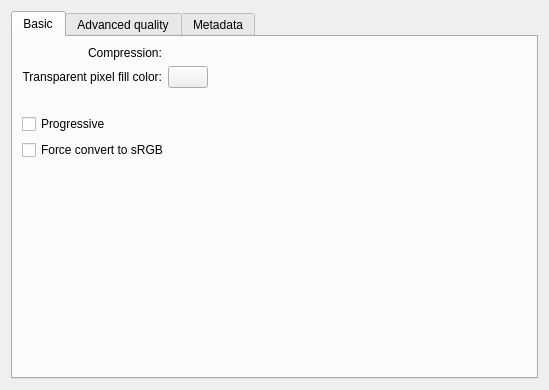
<?xml version="1.0" encoding="UTF-8"?>
<ui version="4.0">
 <class>WdgOptionsJPEG</class>
 <widget class="QWidget" name="WdgOptionsJPEG">
  <property name="geometry">
   <rect>
    <x>0</x>
    <y>0</y>
    <width>537</width>
    <height>390</height>
   </rect>
  </property>
  <layout class="QGridLayout" name="gridLayout_2">
   <item row="0" column="0">
    <widget class="QTabWidget" name="tabWidget">
     <property name="currentIndex">
      <number>0</number>
     </property>
     <widget class="QWidget" name="tab">
      <attribute name="title">
       <string>Basic</string>
      </attribute>
      <layout class="QGridLayout" name="gridLayout">
       <item row="1" column="0">
        <widget class="QCheckBox" name="progressive">
         <property name="text">
          <string comment="A progressive jpeg file can be displayed while loading.">Progressive</string>
         </property>
        </widget>
       </item>
       <item row="2" column="0">
        <widget class="QCheckBox" name="chkForceSRGB">
         <property name="text">
          <string>Force convert to sRGB</string>
         </property>
        </widget>
       </item>
       <item row="0" column="0">
        <layout class="QGridLayout" name="gridLayout_4">
         <property name="bottomMargin">
          <number>20</number>
         </property>
         <item row="0" column="1">
          <widget class="KisDoubleSliderSpinBox" name="qualityLevel" native="true">
           <property name="sizePolicy">
            <sizepolicy hsizetype="MinimumExpanding" vsizetype="Preferred">
             <horstretch>0</horstretch>
             <verstretch>0</verstretch>
            </sizepolicy>
           </property>
           <property name="minimumSize">
            <size>
             <width>0</width>
             <height>0</height>
            </size>
           </property>
           <property name="toolTip">
            <string>&lt;html&gt;&lt;head/&gt;&lt;body&gt;&lt;p&gt;These settings determine how much information is lost during compression. Low: small files, bad quality. High: big files, good quality.&lt;/p&gt;&lt;/body&gt;&lt;/html&gt;</string>
           </property>
          </widget>
         </item>
         <item row="0" column="0" alignment="Qt::AlignRight">
          <widget class="QLabel" name="label">
           <property name="sizePolicy">
            <sizepolicy hsizetype="Fixed" vsizetype="Preferred">
             <horstretch>0</horstretch>
             <verstretch>0</verstretch>
            </sizepolicy>
           </property>
           <property name="text">
            <string>Compression:</string>
           </property>
          </widget>
         </item>
         <item row="1" column="0">
          <widget class="QLabel" name="label_4">
           <property name="sizePolicy">
            <sizepolicy hsizetype="Fixed" vsizetype="Preferred">
             <horstretch>0</horstretch>
             <verstretch>0</verstretch>
            </sizepolicy>
           </property>
           <property name="text">
            <string>Transparent pixel fill color:</string>
           </property>
           <property name="alignment">
            <set>Qt::AlignRight|Qt::AlignTrailing|Qt::AlignVCenter</set>
           </property>
          </widget>
         </item>
         <item row="1" column="1">
          <widget class="KColorButton" name="bnTransparencyFillColor">
           <property name="sizePolicy">
            <sizepolicy hsizetype="Fixed" vsizetype="Fixed">
             <horstretch>0</horstretch>
             <verstretch>0</verstretch>
            </sizepolicy>
           </property>
           <property name="minimumSize">
            <size>
             <width>25</width>
             <height>0</height>
            </size>
           </property>
           <property name="toolTip">
            <string>&lt;html&gt;&lt;head/&gt;&lt;body&gt;&lt;p&gt;Background color to replace transparent pixels with.&lt;/p&gt;&lt;/body&gt;&lt;/html&gt;</string>
           </property>
          </widget>
         </item>
        </layout>
       </item>
       <item row="3" column="0">
        <spacer name="verticalSpacer_2">
         <property name="orientation">
          <enum>Qt::Vertical</enum>
         </property>
         <property name="sizeHint" stdset="0">
          <size>
           <width>20</width>
           <height>40</height>
          </size>
         </property>
        </spacer>
       </item>
      </layout>
     </widget>
     <widget class="QWidget" name="tab_2">
      <attribute name="title">
       <string>Advanced quality</string>
      </attribute>
      <layout class="QVBoxLayout">
       <item>
        <layout class="QGridLayout" name="gridLayout_3">
         <property name="bottomMargin">
          <number>20</number>
         </property>
         <item row="0" column="1">
          <widget class="KisDoubleSliderSpinBox" name="smoothLevel" native="true">
           <property name="sizePolicy">
            <sizepolicy hsizetype="Preferred" vsizetype="Preferred">
             <horstretch>0</horstretch>
             <verstretch>0</verstretch>
            </sizepolicy>
           </property>
           <property name="minimumSize">
            <size>
             <width>60</width>
             <height>20</height>
            </size>
           </property>
          </widget>
         </item>
         <item row="0" column="0">
          <widget class="QLabel" name="label_3">
           <property name="sizePolicy">
            <sizepolicy hsizetype="Fixed" vsizetype="Preferred">
             <horstretch>0</horstretch>
             <verstretch>0</verstretch>
            </sizepolicy>
           </property>
           <property name="text">
            <string comment="the result will be artificially smoothed to hide jpeg artefacts">Smooth:</string>
           </property>
           <property name="alignment">
            <set>Qt::AlignRight|Qt::AlignTrailing|Qt::AlignVCenter</set>
           </property>
          </widget>
         </item>
         <item row="1" column="0">
          <widget class="QLabel" name="label_5">
           <property name="sizePolicy">
            <sizepolicy hsizetype="Fixed" vsizetype="Preferred">
             <horstretch>0</horstretch>
             <verstretch>0</verstretch>
            </sizepolicy>
           </property>
           <property name="text">
            <string>Subsampling:</string>
           </property>
           <property name="alignment">
            <set>Qt::AlignRight|Qt::AlignTrailing|Qt::AlignVCenter</set>
           </property>
          </widget>
         </item>
         <item row="1" column="1">
          <widget class="QComboBox" name="subsampling">
           <item>
            <property name="text">
             <string>2x2, 1x1, 1x1 (smallest file)</string>
            </property>
           </item>
           <item>
            <property name="text">
             <string>2x1, 1x1, 1x1</string>
            </property>
           </item>
           <item>
            <property name="text">
             <string>1x2, 1x1, 1x1</string>
            </property>
           </item>
           <item>
            <property name="text">
             <string>1x1, 1x1, 1x1 (best quality)</string>
            </property>
           </item>
          </widget>
         </item>
        </layout>
       </item>
       <item>
        <widget class="QCheckBox" name="baseLineJPEG">
         <property name="text">
          <string>Force baseline JPEG</string>
         </property>
         <property name="checked">
          <bool>true</bool>
         </property>
        </widget>
       </item>
       <item>
        <widget class="QCheckBox" name="optimize">
         <property name="text">
          <string>Optimize</string>
         </property>
         <property name="checked">
          <bool>true</bool>
         </property>
        </widget>
       </item>
       <item>
        <spacer name="verticalSpacer">
         <property name="orientation">
          <enum>Qt::Vertical</enum>
         </property>
         <property name="sizeHint" stdset="0">
          <size>
           <width>20</width>
           <height>40</height>
          </size>
         </property>
        </spacer>
       </item>
      </layout>
     </widget>
     <widget class="QWidget" name="tab_3">
      <attribute name="title">
       <string>Metadata</string>
      </attribute>
      <layout class="QGridLayout">
       <item row="0" column="0">
        <widget class="QGroupBox" name="groupBox">
         <property name="title">
          <string>Formats:</string>
         </property>
         <layout class="QVBoxLayout">
          <item>
           <widget class="QCheckBox" name="exif">
            <property name="text">
             <string>Exif</string>
            </property>
            <property name="checked">
             <bool>true</bool>
            </property>
           </widget>
          </item>
          <item>
           <widget class="QCheckBox" name="iptc">
            <property name="text">
             <string>IPTC</string>
            </property>
            <property name="checked">
             <bool>true</bool>
            </property>
           </widget>
          </item>
          <item>
           <widget class="QCheckBox" name="xmp">
            <property name="text">
             <string>XMP</string>
            </property>
            <property name="checked">
             <bool>true</bool>
            </property>
           </widget>
          </item>
          <item>
           <spacer>
            <property name="orientation">
             <enum>Qt::Vertical</enum>
            </property>
            <property name="sizeHint" stdset="0">
             <size>
              <width>20</width>
              <height>40</height>
             </size>
            </property>
           </spacer>
          </item>
         </layout>
        </widget>
       </item>
       <item row="0" column="1">
        <widget class="QGroupBox" name="groupBox_2">
         <property name="title">
          <string>Filters:</string>
         </property>
         <layout class="QGridLayout">
          <item row="0" column="0">
           <widget class="QListView" name="metaDataFilters"/>
          </item>
         </layout>
        </widget>
       </item>
       <item row="1" column="0" colspan="2">
        <spacer>
         <property name="orientation">
          <enum>Qt::Vertical</enum>
         </property>
         <property name="sizeHint" stdset="0">
          <size>
           <width>505</width>
           <height>16</height>
          </size>
         </property>
        </spacer>
       </item>
      </layout>
     </widget>
    </widget>
   </item>
  </layout>
 </widget>
 <customwidgets>
  <customwidget>
   <class>KisDoubleSliderSpinBox</class>
   <extends>QWidget</extends>
   <header>kis_slider_spin_box.h</header>
   <container>1</container>
  </customwidget>
  <customwidget>
   <class>KColorButton</class>
   <extends>QPushButton</extends>
   <header>kcolorbutton.h</header>
  </customwidget>
 </customwidgets>
 <tabstops>
  <tabstop>tabWidget</tabstop>
  <tabstop>progressive</tabstop>
  <tabstop>baseLineJPEG</tabstop>
  <tabstop>metaDataFilters</tabstop>
  <tabstop>exif</tabstop>
  <tabstop>iptc</tabstop>
  <tabstop>xmp</tabstop>
 </tabstops>
 <resources/>
 <connections/>
</ui>
